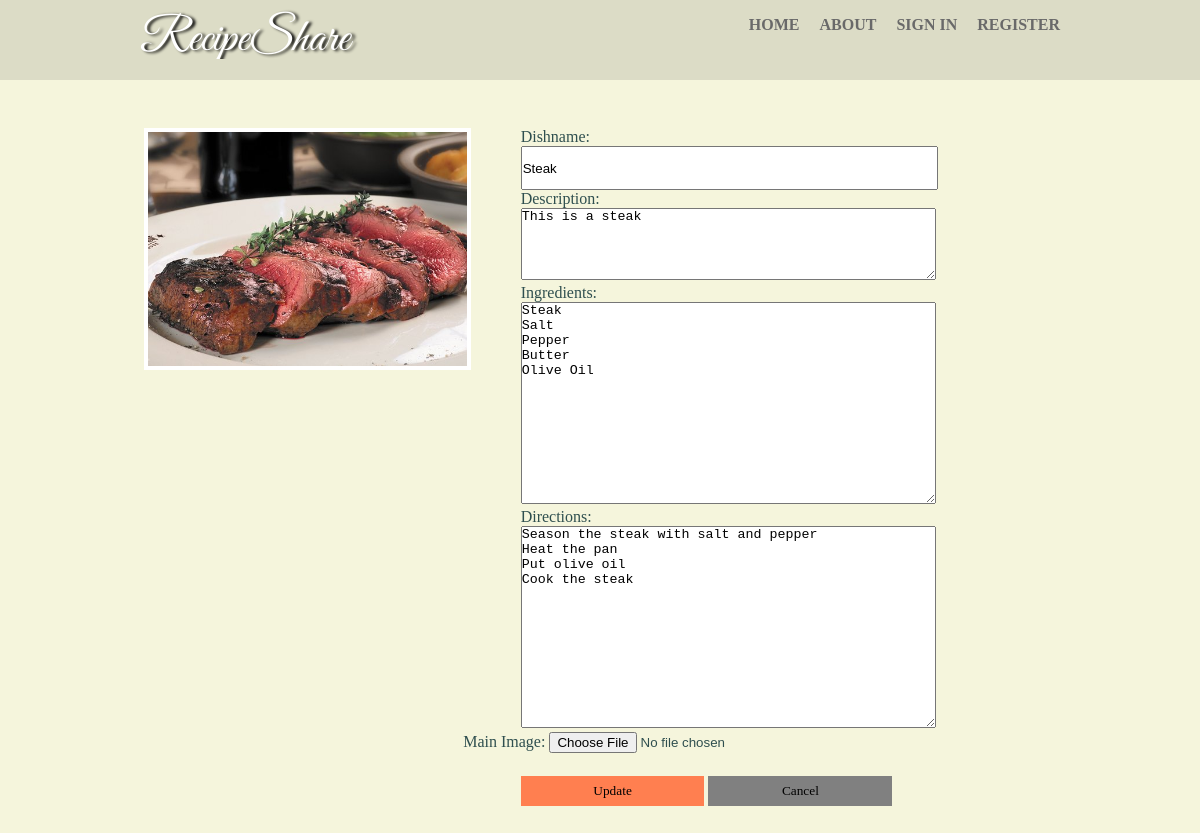
Page /article/1/Steak/update on the committed database.
### tables this page shows
CREATE TABLE recipe(id INTEGER  PRIMARY KEY, dishname VARCHAR(100) NOT NULL, description TEXT NOT NULL, ingredients TEXT NOT NULL, directions TEXT NOT NULL, imagename VARCHAR(100) NOT NULL, author VARCHAR(100) NOT NULL, datetoday VARCHAR(100) NOT NULL);

### application.py (the view, shortened to what this page needs)
@app.route('/article/<id>/<dishname>/update', methods=['POST', 'GET'])
def update(id,dishname):
    with sqlite3.connect('database.db') as conn:
        cur = conn.cursor()
        cur.execute("SELECT * FROM recipe WHERE id = ?", [id])
        recipe = cur.fetchall()
        return render_template('update.html', recipe = recipe)

### templates/update.html (shortened to what this page needs)
{% extends "layout.html" %}
{% block content %}
<section>
	<header class = 'loginnav'>
		<div class="container">
			<nav>
				{% if session['username'] %}
		        <a href = {{ url_for("home", username = session['username'])}}><h2>RecipeShare</h2></a>
		        {% else %}
		        <a href = {{ url_for("home")}}><h2>RecipeShare</h2></a>
		        {% endif %}
				<ul>
					{% if not session['username'] %}
							<li><a href = {{ url_for("register")}} >Register</a></li>
							<li><a href = {{ url_for("login")}}>Sign in</a></li>
					{% else %}
							<li id = 'LogoutButton' ><a href = {{ url_for("logout")}}>Logout</a></li>
					{% endif %}
							<li><a href = {{ url_for("about")}}>About</a></li>
					{% if not session['username'] %}
							<li><a href = {{ url_for("home")}}>Home</a></li>
					{% else %}
							<li><a href = {{ url_for("profile", username = session['username'])}}>Profile({{session['username']}})</a></li>
							<li><a href = {{ url_for("home", username = session['username'])}}>Home</a></li>
					{% endif %}
				</ul>
			</nav>
		</div>
	</header>
	<article id = 'updatesection'>
		<div class ='updateblock'>
			<div class = 'formcontainer2'>
					{% for n in recipe %}
					<img src = "{{ url_for('static' , filename = 'images/recipeimages/' + n[5])}}" ><br>
					{% endfor %}
			</div>
			<div class = 'formcontainer'>
				<form method = "POST" action = "update" enctype="multipart/form-data">
					{% for n in recipe %}
					<div class="container">
					    <label>Dishname:</label><br>
					    <input type="text" class="container" name = "dishname" value = {{n[1]}}>
		  			</div>
				  	<div class="container">
					    <label >Description:</label><br>
					    <textarea class = 'container' name = 'description'>{{n[2]}}</textarea>
				  	</div>
				  	<div class="container">
					    <label >Ingredients:</label><br>
					    <textarea class = 'container' name = 'ingredients' placeholder="Enter ingredients in list form">{{n[3]}}</textarea>
				  	</div>
				  	<div class="container">
					    <label >Directions:</label><br>
					    <textarea class = 'container' name = 'directions' placeholder="Enter directions in list form">{{n[4]}}</textarea>
				  	</div>
					<div clas = 'container'>
						<label>Main Image:</label>
				  		<input type="file" name="image" value = "{{ url_for('static' , filename = 'images/recipeimages/' + n[5])}}" >
				  	</div>
				  	 {% endfor %}
				  	<div class="container">
				  		<div class ='updatebuttons'>
				  			<button type="submit">Update</button>
				  			{% for n in recipe %}
				  				<a href = "{{ url_for('article', id = n[0])}}"><input type="button" name="cancel" value= 'Cancel'></a>
				  			{% endfor %}
				  		</div>
				  	</div>
				</form>
			</div>
		</div>
	</article>
</section>
{% endblock %}

### static/style.css (style rules this page uses)
html { padding: 0; margin: 0; width: 100%; height: 100%; min-height: 100%; }
body { background-color: #F5F5DC; color: #2F4F4F; width: 100%; height: 100%; margin: 0; padding: 0; overflow: auto; font-size:100%; }
.container { width: 80%; margin: 0 auto; overflow: hidden; padding: 0; }
.container::placeholder { color:#2F4F4F; font-family: 'Palatino Linotype', 'Book Antiqua', Palatino, serif; }
a { text-decoration: none; }
img { max-width: 100%; max-height: 100%; }
header { height: auto; min-height: 80px; margin: auto; padding: none; width: 100%; position:relative; top:0; }
.loginnav { background: rgba(0,0,0,0.1); font-color: white; }
nav li { float:right; font-family: 'Palatino Linotype', 'Book Antiqua', Palatino, serif; text-decoration: none; text-transform: uppercase; position: relative; list-style-type: none; margin: auto; }
nav h2 { float:left; font: 400 130px/0.8 'Great Vibes', Helvetica, sans-serif; color: #FFFF; text-shadow: 3px 1px 3px black; font-size: 47px; margin: auto 20px; padding-top: 5px; }
nav a h2 { margin-top: auto; }
nav ul a { font-weight: bold; color: #696969; font-size: 16px; text-decoration: none; margin-right: 20px; }
.formcontainer { width: 63%; margin: 0; height: auto; display: inline-block; }
.formcontainer2 { width: 35%; margin: 0 ; height: 100%; display: inline-block; float: left; text-align: center; }
.formcontainer2 img { height: 100%; width: 100%; border: 4px solid white; }
.formcontainer input[type=text] { height: 40px; width: 90%; }
.formcontainer textarea { width: 90%; height: 70px; overflow: auto; }
.formcontainer textarea[name = ingredients] { width: 90%; height: 200px; }
.formcontainer textarea[name = directions] { width: 90%; height: 200px; }
.formcontainer textarea::placeholder { font-style: italic; }
#updatesection { width: 80%; position: relative; margin:auto; height: 100%; font-family: 'Palatino Linotype', 'Book Antiqua', Palatino, serif; }
.updateblock { width: 95%; margin: 5% auto; height: 80%; }
.updatebuttons button { width: 40%; padding: 0; margin: 5% auto; height: 30px; cursor: pointer; border: none; outline: none; background-color:#FF7F50; font-family: 'Palatino Linotype', 'Book Antiqua', Palatino, serif; }
.updatebuttons input[type=button] { width: 40%; padding: 0; margin: 5% auto; height: 30px; cursor: pointer; border: none; outline: none; background-color: grey; font-family: 'Palatino Linotype', 'Book Antiqua', Palatino, serif; }

### rows in the picture
recipe: imagename (picture), dishname "Steak", description "This is a steak", ingredients "Steak Salt Pepper Butter Olive Oil", directions "Season the steak with salt and pepper Heat the pan Put olive oil Cook the steak"
